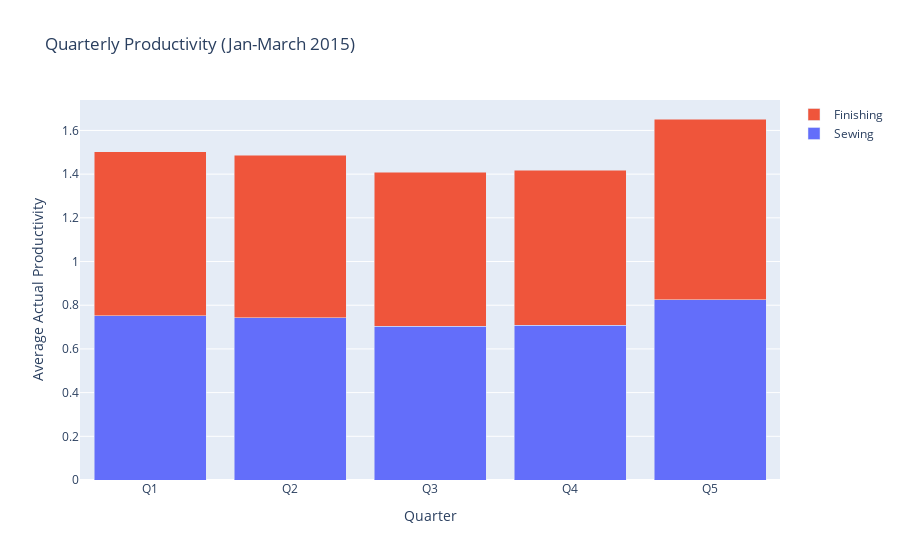

Write notebook code for a chart like this one.
### Code cell
ordered_quarters = ['Q1','Q2','Q3','Q4','Q5',]
quarterly_productivity['to_sort']=quarterly_productivity['quarter'].apply(lambda x:ordered_quarters.index(x))
quarterly_productivity = quarterly_productivity.sort_values('to_sort')

fig = go.Figure()
departments = quarterly_productivity['department'].unique()

for dept in departments:
    dept_data = quarterly_productivity[quarterly_productivity['department'] == dept]
    fig.add_trace(go.Bar(x=dept_data['quarter'],y=dept_data['AVE_PRODUCTIVITY'],name=dept))

fig.update_layout(title = 'Quarterly Productivity (Jan-March 2015)', xaxis_title = 'Quarter', yaxis_title = 'Average Actual Productivity', barmode='stack')
fig.show()

### Figure 1 — Plotly figure (JSON) as saved in the notebook; plotly's stock layout.template omitted (floating-point values rounded to 4 significant figures)
{"data": [{"name": "Sewing", "type": "bar", "x": ["Q1", "Q2", "Q3", "Q4", "Q5"], "y": [0.7516, 0.7437, 0.7048, 0.7091, 0.8262]}, {"name": "Finishing", "type": "bar", "x": ["Q1", "Q2", "Q3", "Q4", "Q5"], "y": [0.7516, 0.7437, 0.7048, 0.7091, 0.8262]}], "layout": {"barmode": "stack", "title": {"text": "Quarterly Productivity (Jan-March 2015)"}, "xaxis": {"title": {"text": "Quarter"}}, "yaxis": {"title": {"text": "Average Actual Productivity"}}}}
